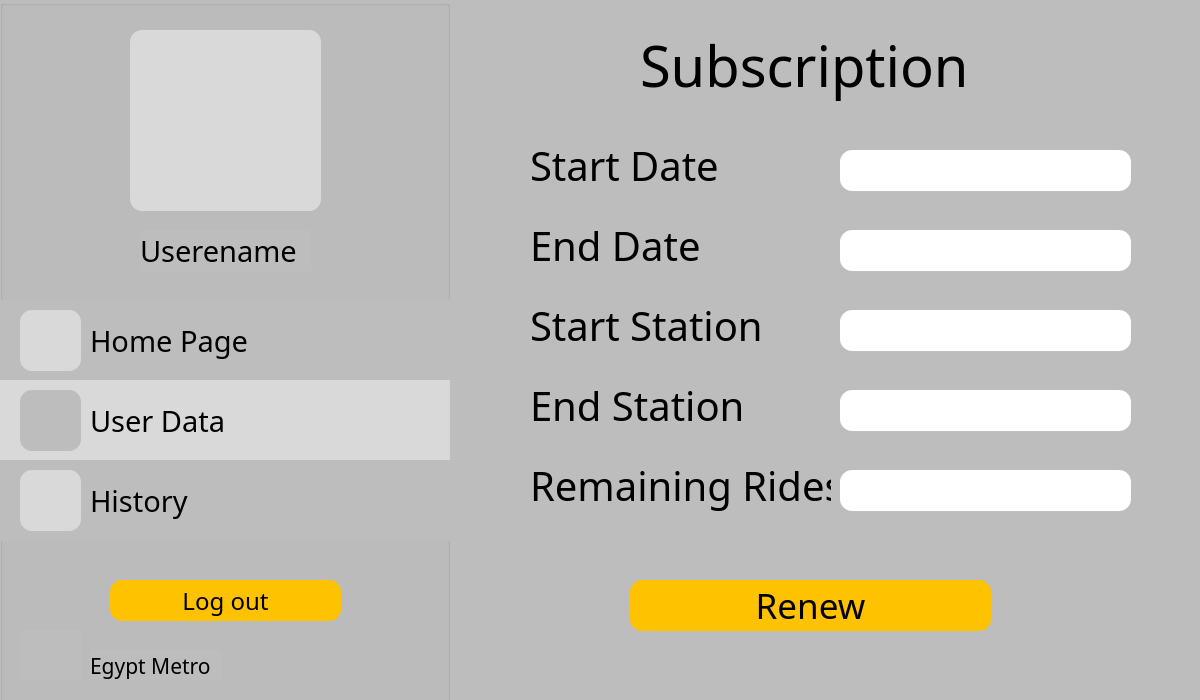
<?xml version="1.0" encoding="UTF-8"?>
<ui version="4.0">
 <class>SubManage</class>
 <widget class="QDialog" name="SubManage">
  <property name="geometry">
   <rect>
    <x>0</x>
    <y>0</y>
    <width>1200</width>
    <height>700</height>
   </rect>
  </property>
  <property name="windowTitle">
   <string>Dialog</string>
  </property>
  <property name="styleSheet">
   <string notr="true">background-color: #BDBDBD;</string>
  </property>
  <widget class="QGroupBox" name="groupBox">
   <property name="geometry">
    <rect>
     <x>0</x>
     <y>0</y>
     <width>450</width>
     <height>710</height>
    </rect>
   </property>
   <property name="title">
    <string/>
   </property>
   <widget class="QLabel" name="holder">
    <property name="geometry">
     <rect>
      <x>130</x>
      <y>30</y>
      <width>191</width>
      <height>181</height>
     </rect>
    </property>
    <property name="styleSheet">
     <string notr="true">background-color: #D9D9D9;
border-radius: 12;</string>
    </property>
    <property name="text">
     <string/>
    </property>
   </widget>
   <widget class="QPushButton" name="pushButton_7">
    <property name="geometry">
     <rect>
      <x>0</x>
      <y>300</y>
      <width>451</width>
      <height>81</height>
     </rect>
    </property>
    <property name="styleSheet">
     <string notr="true">background-color: #BDBDBD;
border-radius: 1;</string>
    </property>
    <property name="text">
     <string/>
    </property>
   </widget>
   <widget class="QPushButton" name="pushButton_9">
    <property name="geometry">
     <rect>
      <x>0</x>
      <y>380</y>
      <width>451</width>
      <height>81</height>
     </rect>
    </property>
    <property name="styleSheet">
     <string notr="true">background-color: #D9D9D9;
border-radius: 1;</string>
    </property>
    <property name="text">
     <string/>
    </property>
   </widget>
   <widget class="QPushButton" name="pushButton_8">
    <property name="geometry">
     <rect>
      <x>0</x>
      <y>460</y>
      <width>451</width>
      <height>81</height>
     </rect>
    </property>
    <property name="styleSheet">
     <string notr="true">background-color: #BDBDBD;
border-radius: 1;</string>
    </property>
    <property name="text">
     <string/>
    </property>
   </widget>
   <widget class="QLabel" name="label_14">
    <property name="geometry">
     <rect>
      <x>20</x>
      <y>470</y>
      <width>61</width>
      <height>61</height>
     </rect>
    </property>
    <property name="styleSheet">
     <string notr="true">background-color: #D9D9D9;
border-radius: 12;</string>
    </property>
    <property name="text">
     <string/>
    </property>
   </widget>
   <widget class="QLabel" name="label_13">
    <property name="geometry">
     <rect>
      <x>20</x>
      <y>390</y>
      <width>61</width>
      <height>61</height>
     </rect>
    </property>
    <property name="styleSheet">
     <string notr="true">background-color: #BDBDBD;
border-radius: 12;</string>
    </property>
    <property name="text">
     <string/>
    </property>
   </widget>
   <widget class="QLabel" name="label_11">
    <property name="geometry">
     <rect>
      <x>20</x>
      <y>310</y>
      <width>61</width>
      <height>61</height>
     </rect>
    </property>
    <property name="styleSheet">
     <string notr="true">background-color: #D9D9D9;
border-radius: 12;</string>
    </property>
    <property name="text">
     <string/>
    </property>
   </widget>
   <widget class="QLabel" name="history">
    <property name="geometry">
     <rect>
      <x>30</x>
      <y>480</y>
      <width>49</width>
      <height>41</height>
     </rect>
    </property>
    <property name="styleSheet">
     <string notr="true">background-color: #D9D9D9;</string>
    </property>
    <property name="text">
     <string/>
    </property>
   </widget>
   <widget class="QLabel" name="userdata">
    <property name="geometry">
     <rect>
      <x>30</x>
      <y>400</y>
      <width>49</width>
      <height>41</height>
     </rect>
    </property>
    <property name="styleSheet">
     <string notr="true">background-color: #BDBDBD;
border-radius: 12;</string>
    </property>
    <property name="text">
     <string/>
    </property>
   </widget>
   <widget class="QLabel" name="homepic">
    <property name="geometry">
     <rect>
      <x>30</x>
      <y>320</y>
      <width>49</width>
      <height>41</height>
     </rect>
    </property>
    <property name="styleSheet">
     <string notr="true">background-color: #D9D9D9;</string>
    </property>
    <property name="text">
     <string/>
    </property>
   </widget>
   <widget class="QLabel" name="label_15">
    <property name="geometry">
     <rect>
      <x>90</x>
      <y>480</y>
      <width>171</width>
      <height>41</height>
     </rect>
    </property>
    <property name="font">
     <font>
      <family>BAXAUTRIAL</family>
      <pointsize>22</pointsize>
     </font>
    </property>
    <property name="text">
     <string>History</string>
    </property>
   </widget>
   <widget class="QLabel" name="label_16">
    <property name="geometry">
     <rect>
      <x>90</x>
      <y>400</y>
      <width>171</width>
      <height>41</height>
     </rect>
    </property>
    <property name="font">
     <font>
      <family>BAXAUTRIAL</family>
      <pointsize>22</pointsize>
     </font>
    </property>
    <property name="styleSheet">
     <string notr="true">background-color: #D9D9D9;</string>
    </property>
    <property name="text">
     <string>User Data</string>
    </property>
   </widget>
   <widget class="QLabel" name="label_18">
    <property name="geometry">
     <rect>
      <x>90</x>
      <y>320</y>
      <width>171</width>
      <height>41</height>
     </rect>
    </property>
    <property name="font">
     <font>
      <family>BAXAUTRIAL</family>
      <pointsize>22</pointsize>
     </font>
    </property>
    <property name="text">
     <string>Home Page</string>
    </property>
   </widget>
   <widget class="QLabel" name="Metro">
    <property name="geometry">
     <rect>
      <x>20</x>
      <y>630</y>
      <width>61</width>
      <height>51</height>
     </rect>
    </property>
    <property name="text">
     <string/>
    </property>
   </widget>
   <widget class="QLabel" name="label_17">
    <property name="geometry">
     <rect>
      <x>90</x>
      <y>650</y>
      <width>131</width>
      <height>31</height>
     </rect>
    </property>
    <property name="font">
     <font>
      <family>BAXAUTRIAL</family>
      <pointsize>16</pointsize>
     </font>
    </property>
    <property name="text">
     <string>Egypt Metro</string>
    </property>
   </widget>
   <widget class="QPushButton" name="pushButton_6">
    <property name="geometry">
     <rect>
      <x>110</x>
      <y>580</y>
      <width>231</width>
      <height>41</height>
     </rect>
    </property>
    <property name="font">
     <font>
      <family>BAXAUTRIAL</family>
      <pointsize>18</pointsize>
     </font>
    </property>
    <property name="styleSheet">
     <string notr="true">background-color: #FFC200;
border-radius: 12;
color: black;</string>
    </property>
    <property name="text">
     <string>Log out</string>
    </property>
   </widget>
   <widget class="QLabel" name="username">
    <property name="geometry">
     <rect>
      <x>140</x>
      <y>230</y>
      <width>171</width>
      <height>41</height>
     </rect>
    </property>
    <property name="font">
     <font>
      <family>BAXAUTRIAL</family>
      <pointsize>22</pointsize>
     </font>
    </property>
    <property name="text">
     <string>Userename</string>
    </property>
   </widget>
   <widget class="QLabel" name="userpic">
    <property name="geometry">
     <rect>
      <x>150</x>
      <y>50</y>
      <width>151</width>
      <height>141</height>
     </rect>
    </property>
    <property name="styleSheet">
     <string notr="true">background-color: #D9D9D9;
border-radius: 12;</string>
    </property>
    <property name="text">
     <string/>
    </property>
   </widget>
  </widget>
  <widget class="QLabel" name="label_19">
   <property name="geometry">
    <rect>
     <x>640</x>
     <y>30</y>
     <width>361</width>
     <height>71</height>
    </rect>
   </property>
   <property name="font">
    <font>
     <family>BAXAUTRIAL</family>
     <pointsize>42</pointsize>
    </font>
   </property>
   <property name="text">
    <string>Subscription</string>
   </property>
  </widget>
  <widget class="QLabel" name="label_4">
   <property name="geometry">
    <rect>
     <x>530</x>
     <y>220</y>
     <width>211</width>
     <height>51</height>
    </rect>
   </property>
   <property name="font">
    <font>
     <family>BAXAUTRIAL</family>
     <pointsize>30</pointsize>
    </font>
   </property>
   <property name="text">
    <string>End Date</string>
   </property>
  </widget>
  <widget class="QLineEdit" name="pass">
   <property name="geometry">
    <rect>
     <x>840</x>
     <y>230</y>
     <width>291</width>
     <height>41</height>
    </rect>
   </property>
   <property name="font">
    <font>
     <pointsize>18</pointsize>
    </font>
   </property>
   <property name="styleSheet">
    <string notr="true">background-color: white;
border-radius: 12;
color: black;</string>
   </property>
  </widget>
  <widget class="QLineEdit" name="name">
   <property name="geometry">
    <rect>
     <x>840</x>
     <y>150</y>
     <width>291</width>
     <height>41</height>
    </rect>
   </property>
   <property name="font">
    <font>
     <pointsize>18</pointsize>
    </font>
   </property>
   <property name="styleSheet">
    <string notr="true">background-color: white;
border-radius: 12;
color: black;</string>
   </property>
  </widget>
  <widget class="QLabel" name="label_3">
   <property name="geometry">
    <rect>
     <x>530</x>
     <y>140</y>
     <width>211</width>
     <height>51</height>
    </rect>
   </property>
   <property name="font">
    <font>
     <family>BAXAUTRIAL</family>
     <pointsize>30</pointsize>
    </font>
   </property>
   <property name="text">
    <string>Start Date</string>
   </property>
  </widget>
  <widget class="QLineEdit" name="name_2">
   <property name="geometry">
    <rect>
     <x>840</x>
     <y>310</y>
     <width>291</width>
     <height>41</height>
    </rect>
   </property>
   <property name="font">
    <font>
     <pointsize>18</pointsize>
    </font>
   </property>
   <property name="styleSheet">
    <string notr="true">background-color: white;
border-radius: 12;
color: black;</string>
   </property>
  </widget>
  <widget class="QLabel" name="label_5">
   <property name="geometry">
    <rect>
     <x>530</x>
     <y>300</y>
     <width>251</width>
     <height>51</height>
    </rect>
   </property>
   <property name="font">
    <font>
     <family>BAXAUTRIAL</family>
     <pointsize>30</pointsize>
    </font>
   </property>
   <property name="text">
    <string>Start Station</string>
   </property>
  </widget>
  <widget class="QLineEdit" name="pass_2">
   <property name="geometry">
    <rect>
     <x>840</x>
     <y>390</y>
     <width>291</width>
     <height>41</height>
    </rect>
   </property>
   <property name="font">
    <font>
     <pointsize>18</pointsize>
    </font>
   </property>
   <property name="styleSheet">
    <string notr="true">background-color: white;
border-radius: 12;
color: black;</string>
   </property>
  </widget>
  <widget class="QLabel" name="label_6">
   <property name="geometry">
    <rect>
     <x>530</x>
     <y>380</y>
     <width>231</width>
     <height>51</height>
    </rect>
   </property>
   <property name="font">
    <font>
     <family>BAXAUTRIAL</family>
     <pointsize>30</pointsize>
    </font>
   </property>
   <property name="text">
    <string>End Station</string>
   </property>
  </widget>
  <widget class="QLabel" name="label_7">
   <property name="geometry">
    <rect>
     <x>530</x>
     <y>460</y>
     <width>301</width>
     <height>51</height>
    </rect>
   </property>
   <property name="font">
    <font>
     <family>BAXAUTRIAL</family>
     <pointsize>30</pointsize>
    </font>
   </property>
   <property name="text">
    <string>Remaining Rides</string>
   </property>
  </widget>
  <widget class="QLineEdit" name="pass_3">
   <property name="geometry">
    <rect>
     <x>840</x>
     <y>470</y>
     <width>291</width>
     <height>41</height>
    </rect>
   </property>
   <property name="font">
    <font>
     <pointsize>18</pointsize>
    </font>
   </property>
   <property name="styleSheet">
    <string notr="true">background-color: white;
border-radius: 12;
color: black;</string>
   </property>
   <property name="text">
    <string/>
   </property>
  </widget>
  <widget class="QPushButton" name="signup">
   <property name="geometry">
    <rect>
     <x>630</x>
     <y>580</y>
     <width>361</width>
     <height>51</height>
    </rect>
   </property>
   <property name="font">
    <font>
     <family>BAXAUTRIAL</family>
     <pointsize>26</pointsize>
    </font>
   </property>
   <property name="styleSheet">
    <string notr="true">background-color: #FFC200;
border-radius: 12;
color: black;</string>
   </property>
   <property name="text">
    <string>Renew</string>
   </property>
  </widget>
  <widget class="QPushButton" name="m1">
   <property name="geometry">
    <rect>
     <x>510</x>
     <y>40</y>
     <width>75</width>
     <height>71</height>
    </rect>
   </property>
   <property name="styleSheet">
    <string notr="true">background-color: #BDBDBD;
border-radius: 5;
border-image: url(:/images/img/left-arrow.png) 0 0 0 0 stretch stretch;
width: 50px;
height: 50px;</string>
   </property>
   <property name="text">
    <string/>
   </property>
  </widget>
 </widget>
 <resources/>
 <connections/>
</ui>
